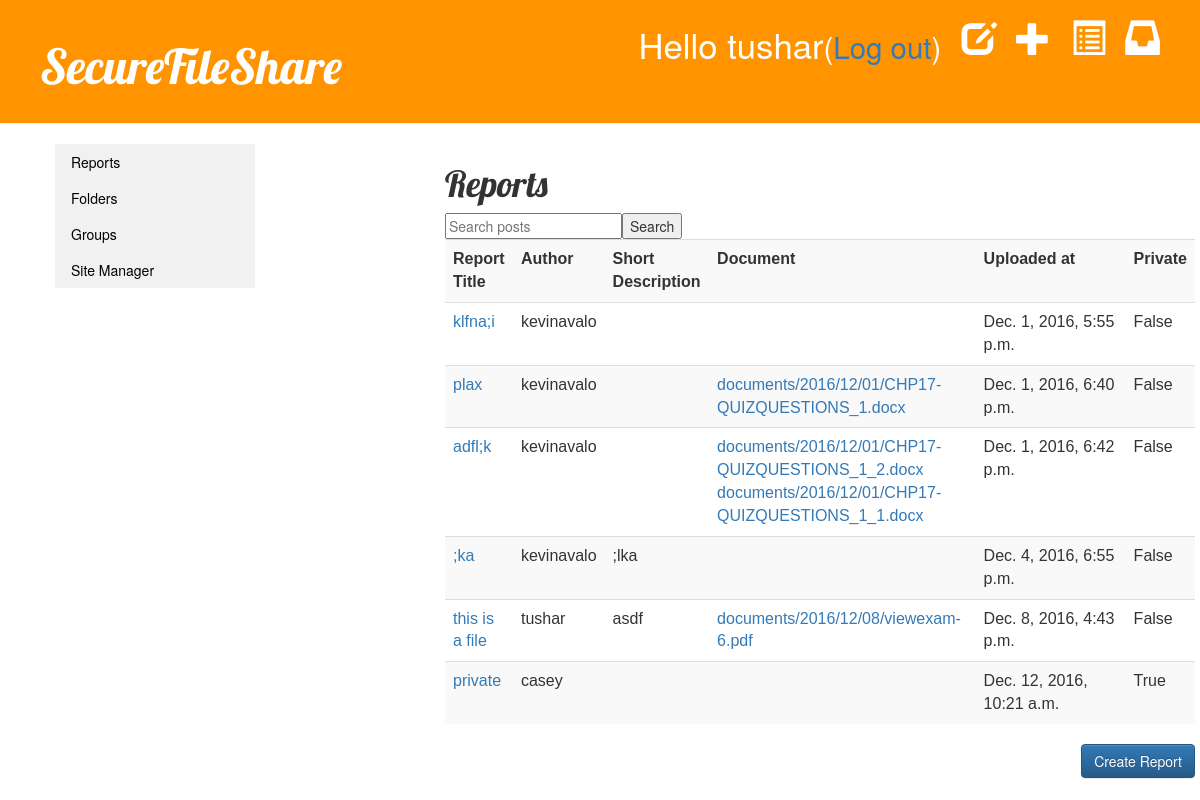
Screenshot of / (signed in) with the database file from the repository.
### blog/models.py (models this page shows, shortened)
class Report(models.Model): #this Report is a django model
    author = models.ForeignKey('auth.User') #link to another model
    title = models.CharField(max_length=200) #text with limited number of chars
    private = models.BooleanField(default=False) #checkbox for private
    short_description = models.CharField(max_length=100, blank=True)
    long_description = models.CharField(max_length=500, blank=True) #text with unlimited number of chars
    group = models.CharField(max_length=100, default="", blank=True)
    documents = models.ManyToManyField(Document)
    folder = models.ForeignKey(Folder, null=True, default=None, blank=True)
    upload_at = models.DateTimeField(auto_now_add=True)
    created_date = models.DateTimeField(default=timezone.now) #date and time
    published_date = models.DateTimeField(blank=True, null=True)

class Document(models.Model):
    document = models.FileField(upload_to='documents/%Y/%m/%d')

### blog/views.py (the view)
# urls.py: url(r'^$', views.report_list, name='report_list'), #views.report_list is the place to go if we arrive at the main page
@login_required
def report_list(request):
    query = request.GET.get("q")
    if query:
        reports = Report.objects.filter((
            Q(title__icontains=query)|
            Q(author__first_name__icontains=query)|
            Q(author__last_name__icontains=query)|
            Q(long_description__icontains=query)|
            Q(short_description__icontains=query)
        ) & Q(Q(private=False) | Q(author=request.user)) & Q(published_date__lte=timezone.now())) # fixing privacy issues with searching
    elif request.user.is_superuser:
        reports = Report.objects.filter(published_date__lte=timezone.now()) #get all non-drafts #Report.objects.all
    else:
        reports = Report.objects.filter(Q(Q(private=False) | Q(author=request.user)) & Q(published_date__lte=timezone.now())).order_by('published_date')
    return render(request, 'blog/report_list.html', {'reports': reports})

### blog/templates/blog/report_list.html
{% extends 'blog/base.html' %}
{% block content %}
<h1>Reports</h1>
{% if user.is_authenticated %}
<table class="table table-inverse table-striped">
		<tr>
			<th>Report Title</th>
			<th>Author</th>
			<th>Short Description</th>
			<th>Document</th>
			<th>Uploaded at</th>
			<th>Private</th>
		</tr>
<form method='GET' action=''>
<input type='text' name='q' placeholder='Search posts' value='{{ request.GET.q }}'/>
<input type='submit' value='Search' />
{% for report in reports %}
		<tr>
			<td><a href="{% url 'report_detail' pk=report.pk %}">{{ report.title }}</a></td>
			<td>{{ report.author }}</td>
			<td>{{ report.short_description }}</td>
		<td>{% for document in report.documents.all %}
			<a href="{{ document.document.url }}">{{ document.document.name }}</a>
		{% endfor %}</td>
			<td width="20%">{{report.upload_at}}</td>
			<td>{{ report.private }}</td>
		</tr>
{% endfor %}
</table>
<a href="{% url 'report_new' %}"><button type="button" class="btn btn-primary">Create Report</button></a>
{% else %}
<p> Please <a href="{% url 'login' %}">login</a> to continue.</p>
{% endif %}
{% endblock %}

### blog/templates/blog/base.html (shortened to what this page needs)
{% load static %}
<html>
  <head>
    <link rel="stylesheet" href="//maxcdn.bootstrapcdn.com/bootstrap/3.2.0/css/bootstrap.min.css">
    <link rel="stylesheet" href="//maxcdn.bootstrapcdn.com/bootstrap/3.2.0/css/bootstrap-theme.min.css">
    <link rel="stylesheet" href="{% static 'css/blog.css' %}">
  </head>
  <body>
    <div class="page-header">
      {% if user.is_authenticated %}
      <a href="{% url 'messages_inbox' %}" class="top-menu"><span class="glyphicon glyphicon-inbox"></span></a>
      <a href="{% url 'group_list' %}" class="top-menu"><span class="glyphicon glyphicon-list-alt"></span></a>
      <a href="{% url 'report_new' %}" class="top-menu"><span class="glyphicon glyphicon-plus"></span></a>
      <a href="{% url 'report_draft_list' %}" class="top-menu"><span class="glyphicon glyphicon-edit"></span></a>
      <p class="top-menu">Hello {{ user.username }}<small>(<a href="{% url 'logout' %}">Log out</a>)</small></p>
      {% else %}
      <a href="{% url 'login' %}" class="top-menu"><span class="glyphicon glyphicon-lock"></span></a>
      {% endif %}
      <h1><a href="/">SecureFileShare</a></h1>
    </div>
    <div class="content container">
      <div class="row">
        <div class="col-md-4">
        {% if user.is_authenticated %}
        {% block sidebar%}
          <ul class="subnavilist">
            <li><a href="{% url 'report_list' %} ">Reports</a></li>
            <li><a href="{% url 'folder_list' %} ">Folders</a></li>
            <li><a href="{% url 'group_list' %} ">Groups</a></li>
            {% if user.is_superuser %}
            <li><a href="{% url 'site_manager_actions' %} ">Site Manager</a></li>
            {% endif %}
        {% endblock %}
        {% endif %}
        </ul>
        </div>
        <div class="col-md-8">
          {% block content %}
          {% endblock %}
        </div>
      </div>
    </div>
</body></html>

### blog/static/css/blog.css (style rules this page uses)
.page-header { background-color: #ff9400; margin-top: 0; padding: 20px 20px 20px 40px; }
.page-header h1, .page-header h1 a, .page-header h1 a:visited, .page-header h1 a:active { color: #ffffff; font-size: 36pt; text-decoration: none; }
.content { margin-left: 40px; }
h1, h2, h3, h4 { font-family: 'Lobster', cursive; }
.top-menu, .top-menu:hover, .top-menu:visited { color: #ffffff; float: right; font-size: 26pt; margin-right: 20px; }
table { font-family: arial, sans-serif; border-collapse: collapse; width: 100%; }
ul { list-style-type: none; margin: 0; padding: 0; width: 200px; background-color: #f1f1f1; }
li a { display: block; color: #000; padding: 8px 16px; text-decoration: none; }
.btn-primary { float: right; }

### rows the page displays
Report: title "klfna;i", author "kevinavalo", upload_at "Dec. 1, 2016, 5:55 p.m.", private "False"
Report: title "plax", author "kevinavalo", upload_at "Dec. 1, 2016, 6:40 p.m.", private "False"
Document: document.name "documents/2016/12/01/CHP17-QUIZQUESTIONS_1.docx"
Report: title "adfl;k", author "kevinavalo", upload_at "Dec. 1, 2016, 6:42 p.m.", private "False"
Document: document.name "documents/2016/12/01/CHP17-QUIZQUESTIONS_1_2.docx"
Document: document.name "documents/2016/12/01/CHP17-QUIZQUESTIONS_1_1.docx"
Report: title ";ka", author "kevinavalo", short_description ";lka", upload_at "Dec. 4, 2016, 6:55 p.m.", private "False"
Report: title "this is a file", author "tushar", short_description "asdf", upload_at "Dec. 8, 2016, 4:43 p.m.", private "False"
Document: document.name "documents/2016/12/08/viewexam-6.pdf"
Report: title "private", author "casey", upload_at "Dec. 12, 2016, 10:21 a.m.", private "True"

### other values shown
{{ user.username }} "tushar"
